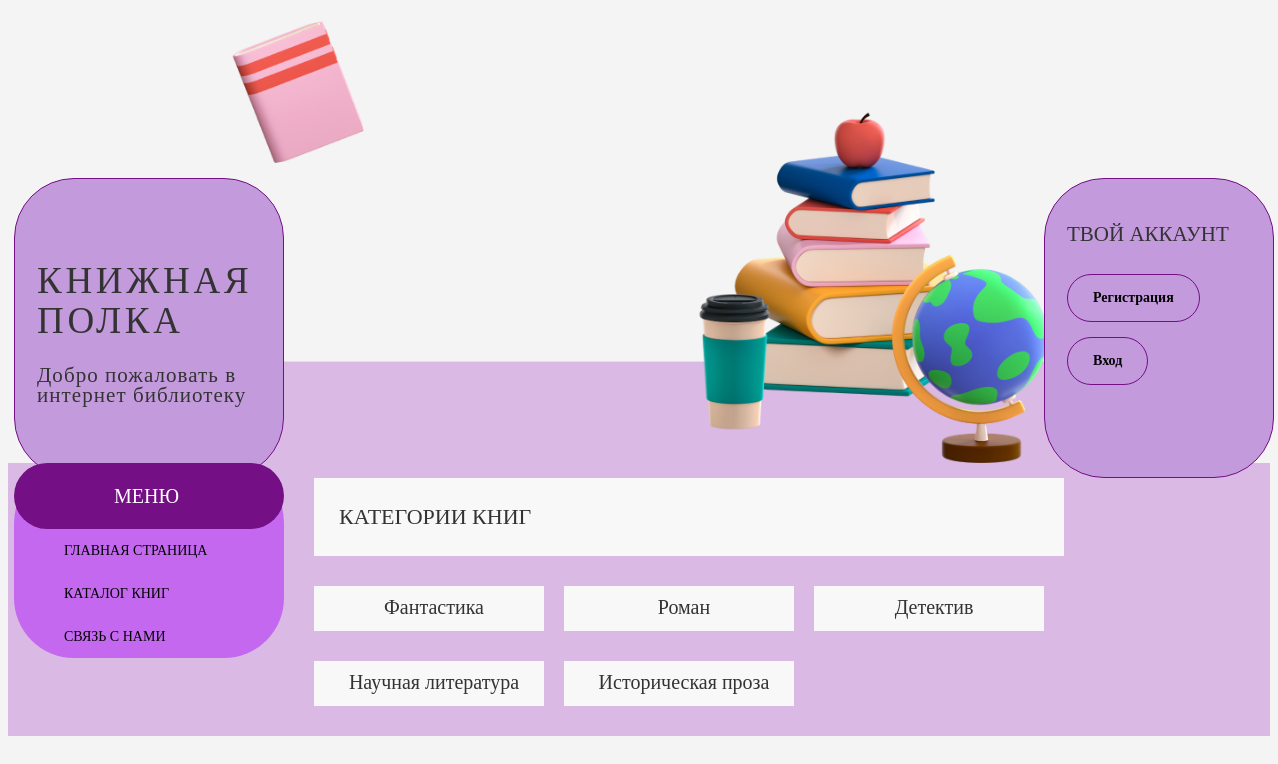
Page /categories/ on the committed database.
### products/models.py (models this page shows, shortened)
class ProductCategory(models.Model):
    class Meta:
        verbose_name = 'Категория продуктов'
        verbose_name_plural = 'Категории продуктов'
    name = models.CharField(
        verbose_name='Наименование категории',
        max_length=255,
        unique=True
    )
    description = models.TextField(
        verbose_name='Описание категории',
        max_length=500,
        blank=True
    )
    created = models.DateTimeField(
        verbose_name='Дата создания',
        auto_now_add=True,
    )
    modified = models.DateTimeField(
        verbose_name='Дата изменения',
        auto_now=True,
    )

### products/views/categories.py (the view)
class CategoryList(ListView):
    model = ProductCategory
    template_name = 'categories/index.html'
    paginate_by = 6
    def get_context_data(self, **kwargs):
        context = super().get_context_data(**kwargs)
        context['title'] = 'Категории'
        context['link_list'] =  ['server/css/crud.css']
        context['menu'] = ProductCategory.objects.all()
        return context

### products/templates/categories/index.html
{% extends 'server/base.html' %}
{% load staticfiles %}
{% block content_right %}
    <div class="content_right_header">
        Категории книг
    </div>
    <div class="content_right_product">
        {% for category in object_list %}
            {% include 'server/includes/inc_category.html' with id=category.id name=category.name %}
        {% endfor %}
    </div>
{% endblock %}

### server/templates/server/includes/inc_category.html
{% load staticfiles %}
<a href="{% url 'categories:detail' pk=id %}"
   class="categories_unit">
    <div class="categories_unit_name">
        {{ name }}
    </div>
</a>

### server/static/server/css/base.css (style rules this page uses)
.body_main { display: flex; flex-direction: column; background-color: #F4F4F4; }
.content_right_header { line-height: 78px; color: #333333; font-family: 'Viaoda Libre'; font-size: 22px; text-transform: uppercase; background: #f8f8f8; padding-left: 25px; margin-bottom: 30px; }
.content_right_product::after { display: block; content: ''; clear: both; }
.categories_unit { display: block; position: relative; margin-right: 20px; margin-bottom: 30px; background-color: #F8F8F8; float: left; width: 230px; height: 45px; padding: 10px; box-sizing: border-box; }
.categories_unit_name { float: left; width: 220px; color: #333333; font-family: 'Viaoda Libre'; font-size: 20px; max-height: 2.4em; overflow: hidden; text-align: center; }

### rows in the picture
ProductCategory: name "Фантастика"
ProductCategory: name "Роман"
ProductCategory: name "Детектив"
ProductCategory: name "Научная литература"
ProductCategory: name "Историческая проза"
